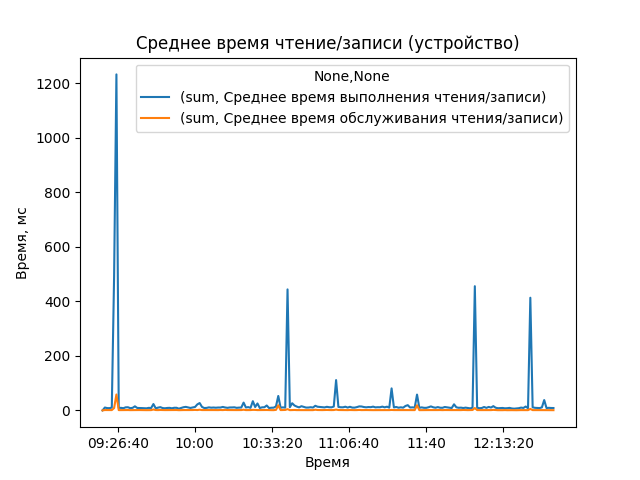

Python code for this plot:
import pandas as pd
import openpyxl
import matplotlib.pyplot as plt
import numpy as np

pd.plotting.register_matplotlib_converters()
df = pd.read_excel('graphs_sheikh.xlsx', sheet_name='Среднее время записи и чтения(у')
pd.pivot_table(df, index=["Время"],
               values=["Среднее время выполнения чтения/записи", "Среднее время обслуживания чтения/записи"],
               aggfunc=[np.sum],
               fill_value=0).plot()
plt.title("Среднее время чтение/записи (устройство)")
plt.ylabel("Время, мс")
plt.savefig('graph_03')
plt.show()


